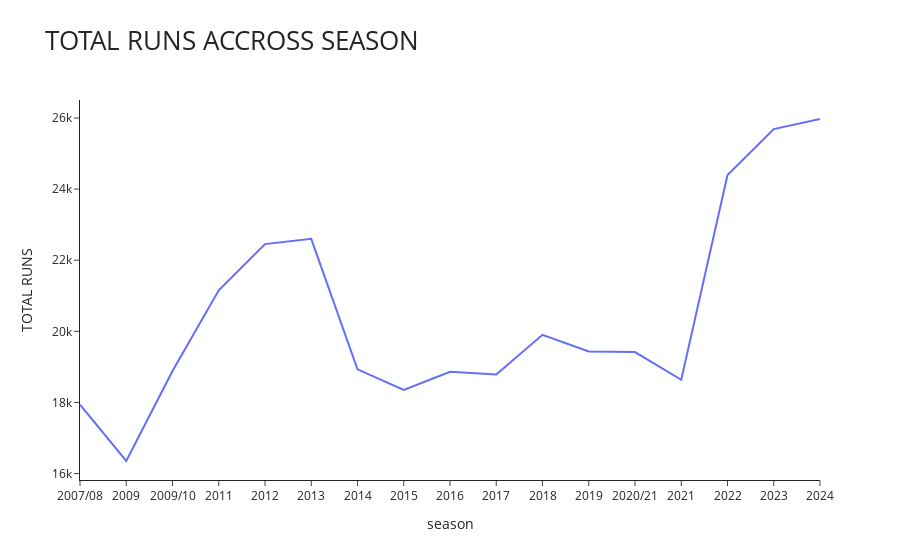

The code cell stored with this chart in its notebook:
### Code cell
fig=px.line(p,x=p.index,y='total_runs',title='TOTAL RUNS ACCROSS SEASON',labels={'total_runs':'TOTAL RUNS'})
fig.update_layout(template='simple_white',title_font={'size':26})
fig.show()

### Figure 1 — Plotly figure (JSON) as saved in the notebook; plotly's stock layout.template omitted (floating-point values rounded to 4 significant figures)
{"data": [{"hovertemplate": "season=%{x}<br>TOTAL RUNS=%{y}<extra></extra>", "legendgroup": "", "line": {"color": "#636efa", "dash": "solid"}, "marker": {"symbol": "circle"}, "mode": "lines", "name": "", "orientation": "v", "showlegend": false, "type": "scatter", "x": ["2007/08", "2009", "2009/10", "2011", "2012", "2013", "2014", "2015", "2016", "2017", "2018", "2019", "2020/21", "2021", "2022", "2023", "2024"], "xaxis": "x", "y": [17937, 16353, 18883, 21154, 22453, 22602, 18931, 18353, 18862, 18786, 19901, 19434, 19416, 18637, 24395, 25688, 25971], "yaxis": "y"}], "layout": {"autosize": true, "legend": {"tracegroupgap": 0}, "title": {"font": {"size": 26}, "text": "TOTAL RUNS ACCROSS SEASON"}, "xaxis": {"anchor": "y", "autorange": true, "domain": [0, 1], "range": [0, 16], "title": {"text": "season"}, "type": "category"}, "yaxis": {"anchor": "x", "autorange": true, "domain": [0, 1], "range": [15820.0, 26510.0], "title": {"text": "TOTAL RUNS"}, "type": "linear"}}}
